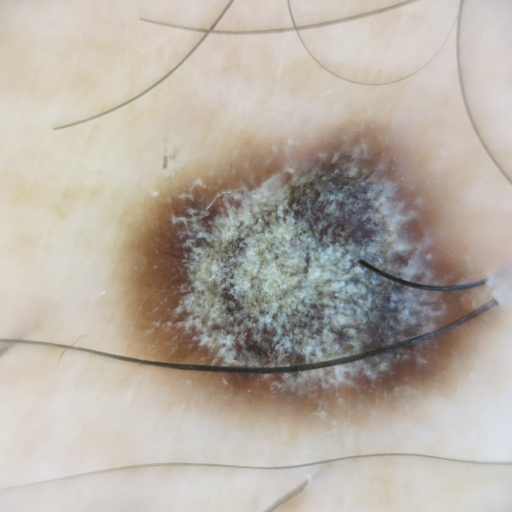
#> input picture data/BCC_2.jpg, 1024 x 1024 px (shown at 1/2 size)
$ python remove.py
#> lines starting #> are read from the running program, lines starting #| are printed output that depends on the picture; after the words box and inside, x2 and y2 are one past the last pixel; in counts of white or black regions, pixels touching at a corner belong together
import cv2
import numpy as np
try:
    import matplotlib.pyplot as plt
except Exception:
    plt = None


# ============================
# CONFIGURABLE PARAMETERS
# ============================
IMAGE_PATH = '../data/BCC_2.jpg'
OUTPUT_PATH = '../data/BCC_1_hair_removed_careful.jpg'
TARGET_SIZE = (720, 720)

# Enhancement
TOPHAT_RADIUS = 18
BRIGHTENING_FACTOR = 0.7

# Flat Field Correction
FFC_SIGMA = 30

# Thresholding
USE_OTSU = True
ADAPTIVE_BLOCK_SIZE = 35

# Multi-channel processing
USE_MULTI_CHANNEL = True

# Inpainting
INPAINTING_RADIUS = 3
USE_CAREFUL_INPAINTING = True

# Quality preservation
PRESERVE_DETAILS = True


# ============================
# STAGE 1–4: CHANNEL PROCESSING
# ============================
def process_channel(channel, channel_name):
    print(f"\n--- Processing {channel_name} Channel ---")

    # Stage 2: Black Top-Hat
    kernel = cv2.getStructuringElement(
        cv2.MORPH_ELLIPSE,
        (2 * TOPHAT_RADIUS + 1, 2 * TOPHAT_RADIUS + 1)
    )
    closed = cv2.morphologyEx(channel, cv2.MORPH_CLOSE, kernel)
    tophat = cv2.subtract(closed, channel)

    potential_hair = np.sum(tophat > 5) / tophat.size * 100
    print(f"Top-Hat non-zero (>5) coverage: {potential_hair:.2f}%")

    # Stage 3: Local Brightening
    brightened = tophat.astype(np.float32)
    brightened += (255 - brightened) * BRIGHTENING_FACTOR
    brightened = np.clip(brightened, 0, 255).astype(np.uint8)

    # Stage 4: Flat-Field Correction
    img_float = brightened.astype(np.float32)
    offset = cv2.GaussianBlur(img_float, (0, 0), FFC_SIGMA)
    mean_offset = np.mean(offset)

    ffc = (img_float / (offset + 1e-6)) * mean_offset
    ffc = np.clip(ffc, 0, 255).astype(np.uint8)

    print(f"FFC mean intensity: {ffc.mean():.2f}")

    return ffc


# ============================
# MAIN PIPELINE
# ============================
# [96 lines left out: function remove_hairs_from_rgb, not called in this run]


def main(save_output=False):
    # ============================
    # STAGE 0: Load & Resize
    # ============================
#> called with save_output = False
    img_bgr = cv2.imread(IMAGE_PATH)
#> img_bgr is the input picture: shape (1024, 1024, 3); mean B, G, R 165.1, 174.7, 182.6
    if img_bgr is None:
        raise FileNotFoundError(f"Image not found: {IMAGE_PATH}")

    img_rgb = cv2.cvtColor(img_bgr, cv2.COLOR_BGR2RGB)
    img_resized = cv2.resize(img_rgb, TARGET_SIZE, interpolation=cv2.INTER_AREA)
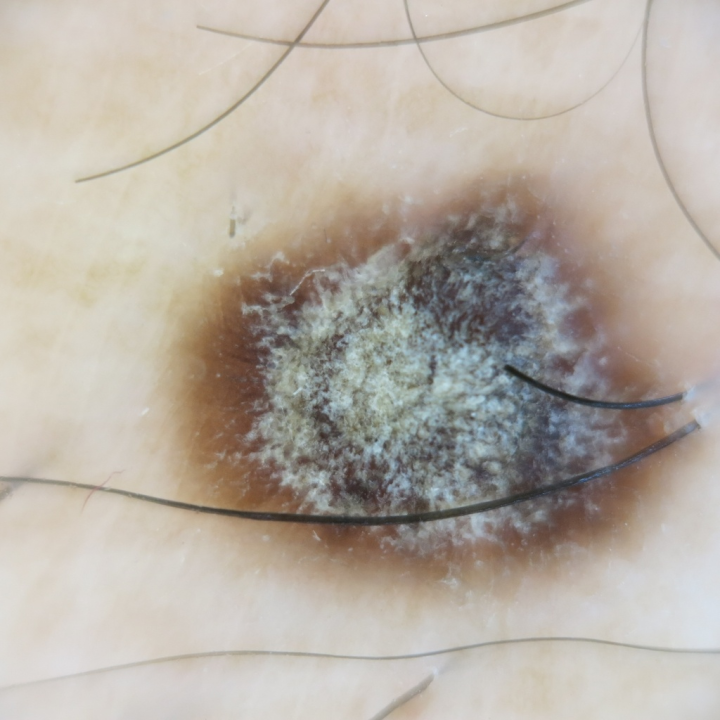
#> img_resized: shape (720, 720, 3); mean R, G, B 182.6, 174.7, 165.1

    # ============================
    # STAGE 1–4: Hair Enhancement
    # ============================
    if USE_MULTI_CHANNEL:
        channels = [
            (img_resized[:, :, 0], "Red"),
            (img_resized[:, :, 1], "Green"),
            (img_resized[:, :, 2], "Blue")
        ]
        processed = [process_channel(ch, name) for ch, name in channels]
#> processed = 3 items
        enhanced = np.maximum.reduce(processed)
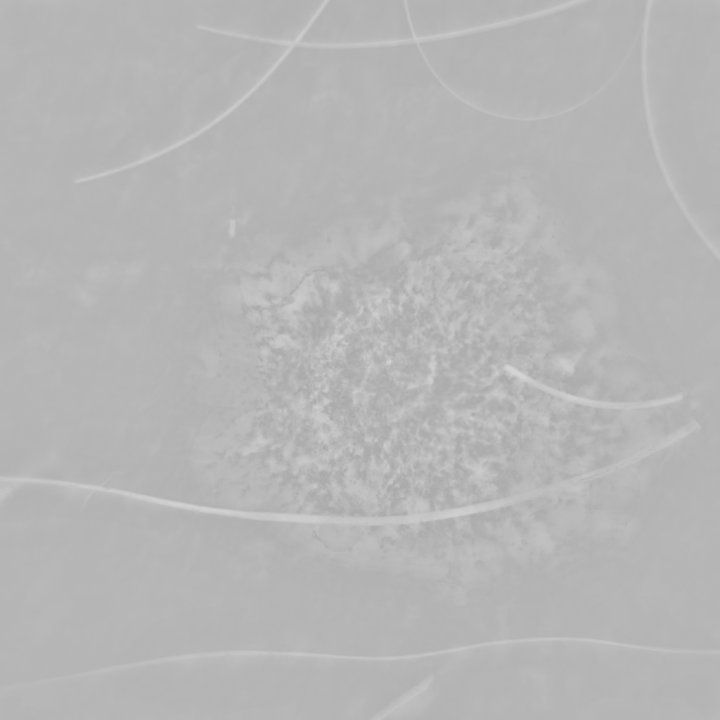
#> enhanced: shape (720, 720); min 170, max 213, mean 181.9
        print("\nMulti-channel max projection applied.")
    else:
        enhanced = process_channel(img_resized[:, :, 0], "Red")

    # ============================
    # STAGE 5: Thresholding
    # ============================
    if USE_OTSU:
        thresh_val, mask = cv2.threshold(
            enhanced, 0, 255, cv2.THRESH_BINARY + cv2.THRESH_OTSU
        )
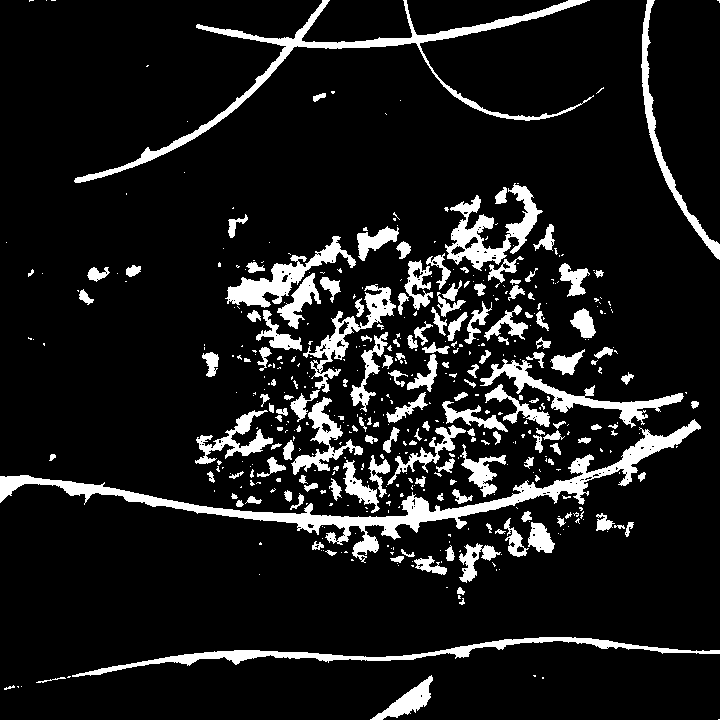
#> mask: shape (720, 720); 11.1% white; 472 white regions (310 under 20 px), largest, box (x1, y1, x2, y2) and area: (0, 419, 701, 563) 9279, (74, 0, 594, 183) 5496, (72, 637, 720, 677) 3552
#> thresh_val = 185
        print(f"Otsu threshold: {thresh_val:.1f}")
#| Otsu threshold: 185.0
    else:
        mask = cv2.adaptiveThreshold(
            enhanced, 255,
            cv2.ADAPTIVE_THRESH_GAUSSIAN_C,
            cv2.THRESH_BINARY,
            ADAPTIVE_BLOCK_SIZE, 0
        )

    hair_coverage = np.sum(mask == 255) / mask.size * 100
#> hair_coverage = 11.13
    print(f"\nINITIAL HAIR COVERAGE: {hair_coverage:.2f}%")
#| INITIAL HAIR COVERAGE: 11.13%

    # ============================
    # STAGE 6: Morphological Cleaning
    # ============================
    open_kernel = cv2.getStructuringElement(cv2.MORPH_ELLIPSE, (3, 3))
    clean_mask = cv2.morphologyEx(mask, cv2.MORPH_OPEN, open_kernel)
#> clean_mask: shape (720, 720); 10.5% white; 285 white regions (119 under 20 px), largest, box (x1, y1, x2, y2) and area: (0, 420, 701, 542) 8628, (74, 0, 588, 183) 4839, (75, 637, 692, 677) 3443

    dilate_kernel = cv2.getStructuringElement(cv2.MORPH_ELLIPSE, (3, 3))
    clean_mask = cv2.dilate(clean_mask, dilate_kernel, iterations=1)
#> clean_mask: shape (720, 720); 13.9% white; 184 white regions (34 under 20 px), largest, box (x1, y1, x2, y2) and area: (0, 419, 702, 561) 11070, (73, 0, 589, 184) 7137, (226, 235, 357, 352) 4773

    num_labels, labels, stats, _ = cv2.connectedComponentsWithStats(clean_mask, connectivity=8)
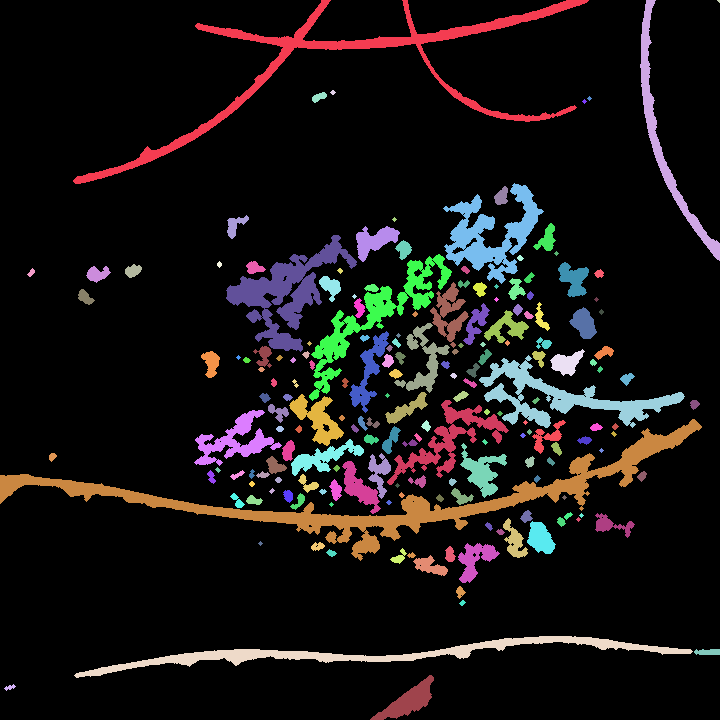
#> labels: shape (720, 720) int32; 185 distinct labels, from 0 to 184; one colour per label, 0 black
#> num_labels = 185; stats = 185 rows, first 6: [0, 0, 720, 720, 446574], [73, 0, 516, 184, 7137], [640, 0, 80, 261, 2388], [717, 0, 3, 3, 6], [330, 90, 6, 5, 18], [312, 92, 15, 11, 97]
    final_mask = np.zeros_like(clean_mask)

    for i in range(1, num_labels):
        if stats[i, cv2.CC_STAT_AREA] >= 10:
            final_mask[labels == i] = 255

    final_coverage = np.sum(final_mask == 255) / final_mask.size * 100
#> final_coverage = 13.85
    print(f"FINAL HAIR MASK COVERAGE: {final_coverage:.2f}%")
#| FINAL HAIR MASK COVERAGE: 13.85%

    # ============================
    # STAGE 7: Inpainting
    # ============================
    inpaint_mask = (final_mask > 0).astype(np.uint8)

    if USE_CAREFUL_INPAINTING:
        hair_free_1 = cv2.inpaint(img_resized, inpaint_mask, 2, cv2.INPAINT_TELEA)
        hair_free_2 = cv2.inpaint(img_resized, inpaint_mask, 3, cv2.INPAINT_NS)
        hair_free = cv2.addWeighted(hair_free_1, 0.5, hair_free_2, 0.5, 0)

        mask_3ch = cv2.cvtColor(inpaint_mask, cv2.COLOR_GRAY2RGB)
        hair_free_final = np.where(mask_3ch == 1, hair_free, img_resized)
    else:
        hair_free_final = cv2.inpaint(
            img_resized, inpaint_mask, INPAINTING_RADIUS, cv2.INPAINT_TELEA
        )

    # ============================
    # STAGE 8: Selective Enhancement
    # ============================
    enhanced_img = hair_free_final.copy()

    if PRESERVE_DETAILS:
        smooth_mask = cv2.dilate(inpaint_mask, np.ones((5, 5), np.uint8), iterations=1)
#> smooth_mask: shape (720, 720); values 0 (black) and 1 (white), 23.2% white; 45 white regions, largest, box (x1, y1, x2, y2) and area: (0, 181, 704, 563) 80881, (71, 0, 591, 186) 11758, (72, 634, 720, 680) 7856
        denoised = cv2.fastNlMeansDenoisingColored(
            hair_free_final, None, 3, 3, 7, 21
        )
        smooth_mask_3ch = cv2.cvtColor(smooth_mask, cv2.COLOR_GRAY2RGB) / 255.0
        enhanced_img = (
            hair_free_final * (1 - smooth_mask_3ch) +
            denoised * smooth_mask_3ch
        ).astype(np.uint8)

    lab = cv2.cvtColor(enhanced_img, cv2.COLOR_RGB2LAB)
#> lab: shape (720, 720, 3); mean of channels 0, 1, 2 185.3, 129.3, 133.8
    l, a, b = cv2.split(lab)
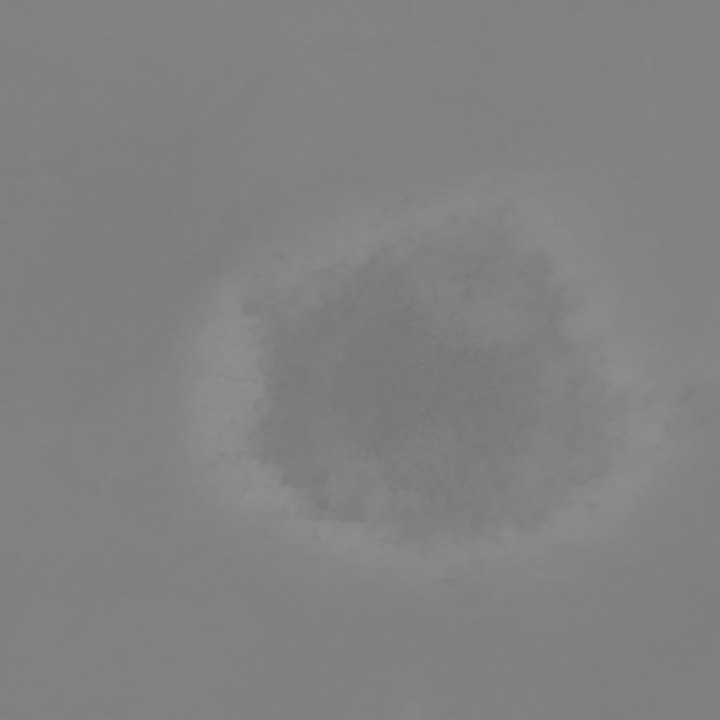
#> a: shape (720, 720); min 118, max 143, mean 129.3
    clahe = cv2.createCLAHE(clipLimit=1.5, tileGridSize=(8, 8))
    l = clahe.apply(l)
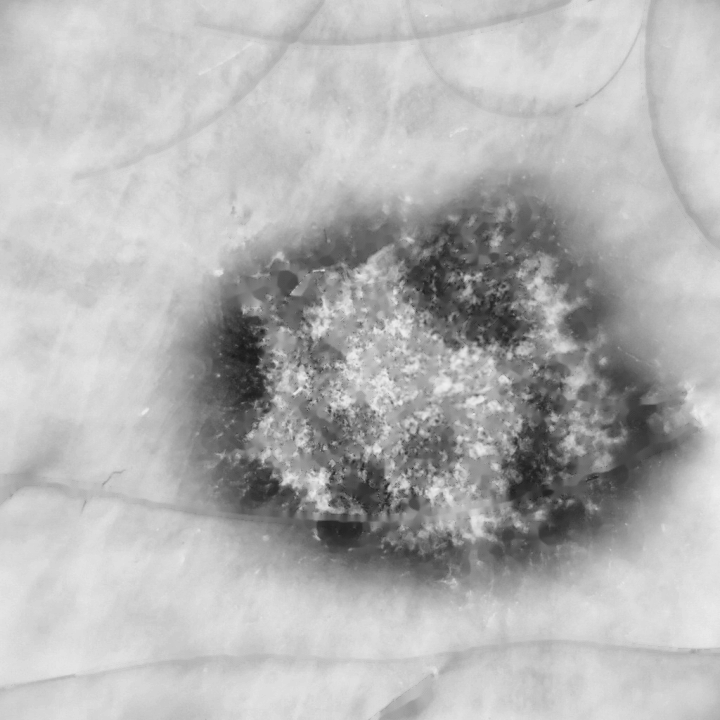
#> l: shape (720, 720); min 27, max 239, mean 179.1
    enhanced_lab = cv2.merge([l, a, b])
#> enhanced_lab: shape (720, 720, 3); mean of channels 0, 1, 2 179.1, 129.3, 133.8
    hair_free_final = cv2.cvtColor(enhanced_lab, cv2.COLOR_LAB2RGB)
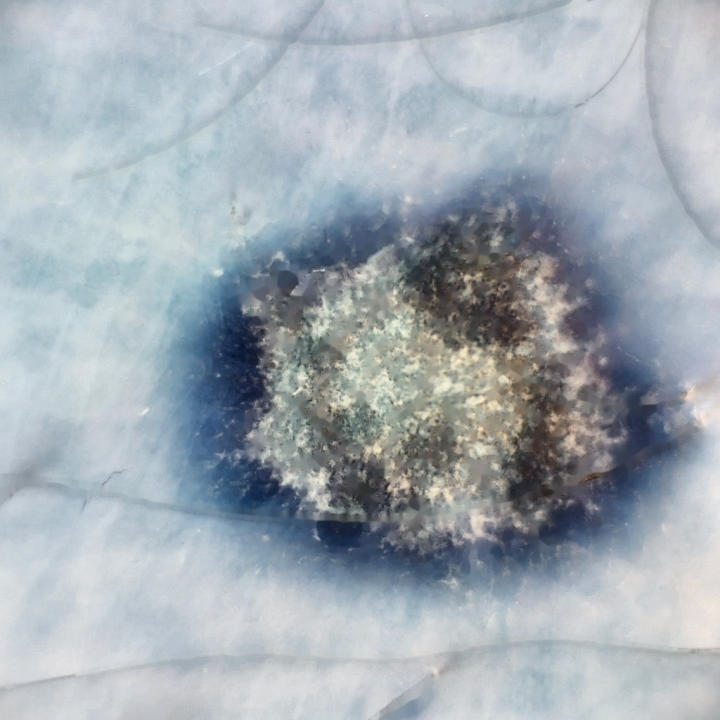
#> hair_free_final: shape (720, 720, 3); mean B, G, R 179.3, 171.9, 162.6

    gaussian = cv2.GaussianBlur(hair_free_final, (0, 0), 1.0)
    hair_free_final = cv2.addWeighted(hair_free_final, 1.3, gaussian, -0.3, 0)

    # ============================
    # SAVE RESULT (optional)
    # ============================
    print("\n" + "=" * 50)
    print("PIPELINE COMPLETE")
    print(f"Hair coverage detected: {final_coverage:.2f}%")
#| Hair coverage detected: 13.85%
    if save_output:
        cv2.imwrite(OUTPUT_PATH, cv2.cvtColor(hair_free_final, cv2.COLOR_RGB2BGR))
        print(f"Saved output to: {OUTPUT_PATH}")
    else:
        print("Output not saved to disk (save_output=False)")
    print("=" * 50)


# ============================
# ENTRY POINT
# ============================
if __name__ == "__main__":
    main()

$ run again, with data/BCC_1.jpg copied over data/BCC_2.jpg
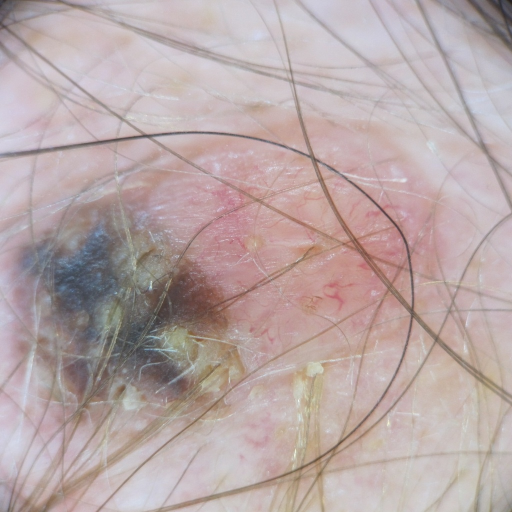
#> input picture data/BCC_1.jpg, 1024 x 1024 px (shown at 1/2 size)
#> in main, img_bgr is the input picture: shape (1024, 1024, 3); mean B, G, R 166.5, 166.9, 183.5
#> processed = 3 items
#> in main, `thresh_val, mask = cv2.threshold( enhanced, 0, 255, cv2.THRESH_BINARY ..`:
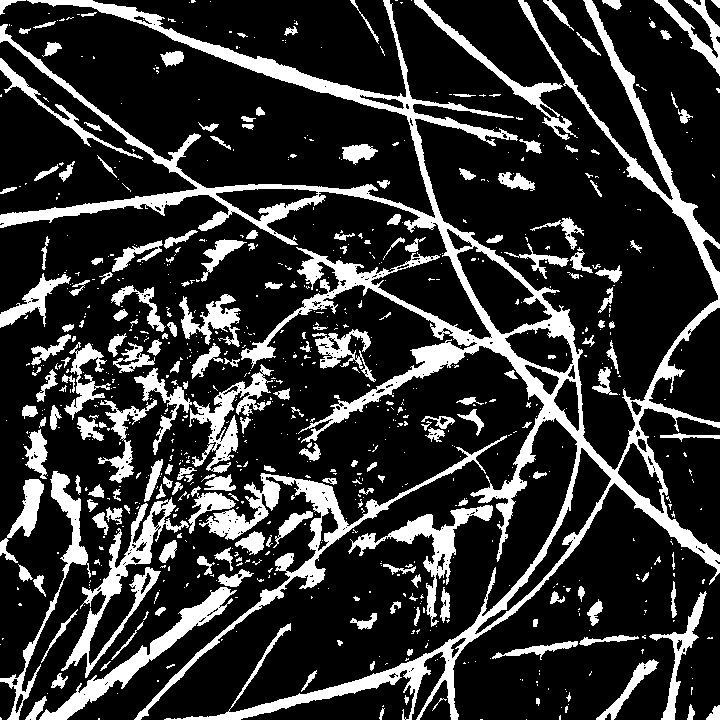
#> mask: shape (720, 720); 20.1% white; 835 white regions (629 under 20 px), largest, box (x1, y1, x2, y2) and area: (0, 0, 720, 720) 43117, (134, 435, 507, 720) 6429, (61, 497, 189, 678) 3987
#> thresh_val = 185
#| Otsu threshold: 185.0
#> hair_coverage = 20.11
#| INITIAL HAIR COVERAGE: 20.11%
#> labels: shape (720, 720) int32; 283 distinct labels, from 0 to 282
#> num_labels = 283; stats = 283 rows, first 6: [0, 0, 720, 720, 390909], [0, 0, 19, 16, 134], [0, 0, 720, 720, 56245], [190, 0, 6, 4, 18], [349, 0, 10, 9, 44], [413, 0, 160, 141, 2312]
#> final_coverage = 24.59
#| FINAL HAIR MASK COVERAGE: 24.59%
#> inpaint_mask: shape (720, 720); values 0 (black) and 1 (white), 24.6% white; 280 white regions (64 under 20 px), largest, box (x1, y1, x2, y2) and area: (0, 0, 720, 720) 56245, (60, 363, 507, 720) 18417, (24, 568, 253, 720) 4535
#> smooth_mask: shape (720, 720); values 0 (black) and 1 (white), 40.8% white; 84 white regions, largest, box (x1, y1, x2, y2) and area: (0, 0, 720, 720) 180991, (0, 235, 92, 331) 2587, (646, 589, 710, 720) 2526
#> lab: shape (720, 720, 3); mean of channels 0, 1, 2 181.9, 134, 130
#> enhanced_lab: shape (720, 720, 3); mean of channels 0, 1, 2 173, 134, 130
#> in main, `hair_free_final = cv2.cvtColor(enhanced_lab, cv2.COLOR_LAB2RGB)`:
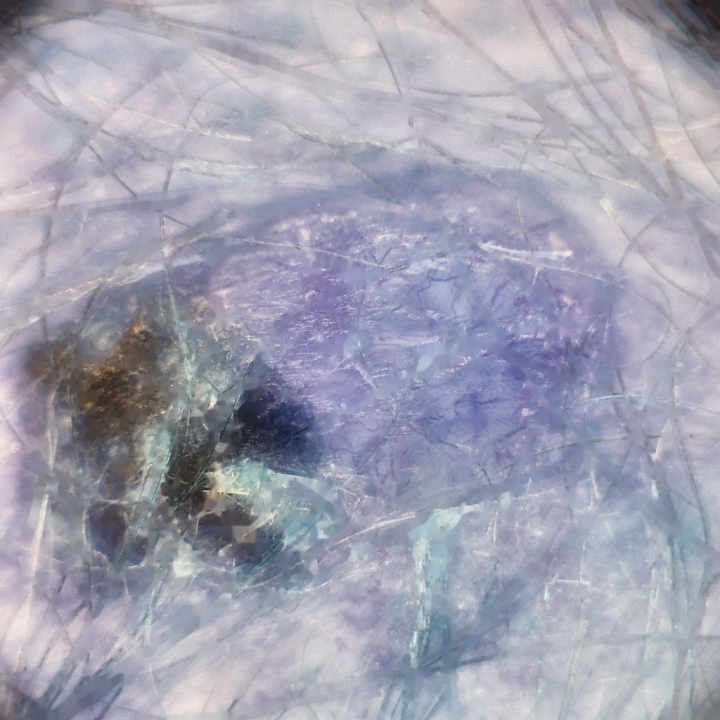
#> hair_free_final: shape (720, 720, 3); mean B, G, R 178, 162.2, 162.5
#| Hair coverage detected: 24.59%
